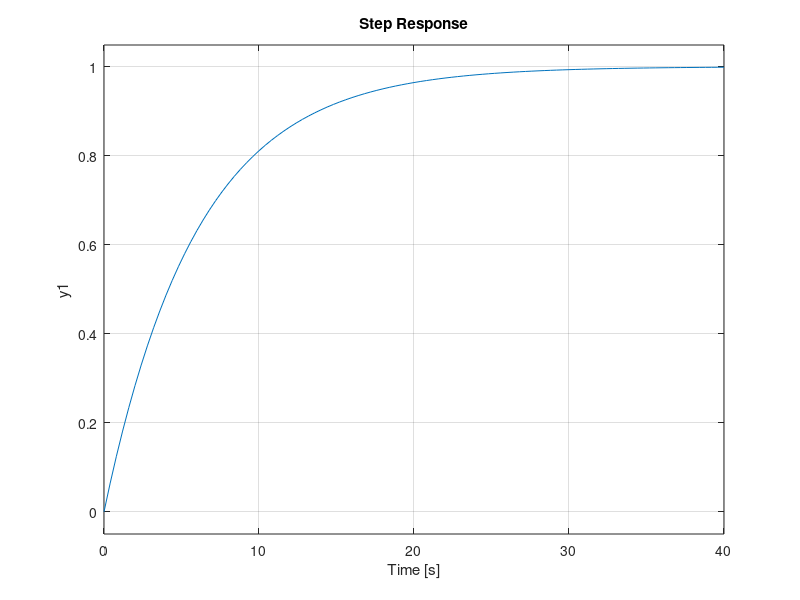

Write the MATLAB code that produced this figure.
clear
close 
clc
for tau=2:2:6
    s=tf('s');
    g1=1/(tau*s+1)
    hold
    step(g1)    %step response of the function
    hold
end